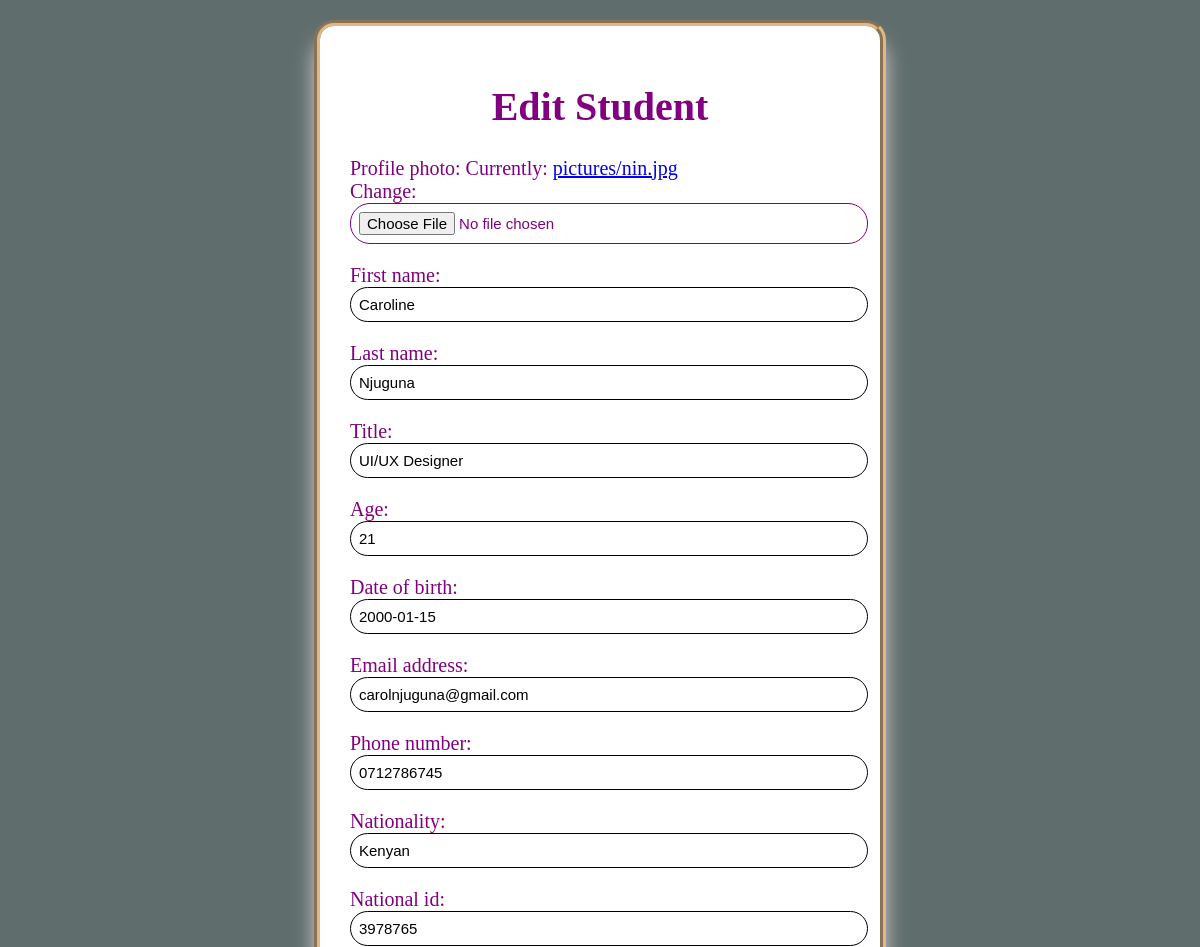
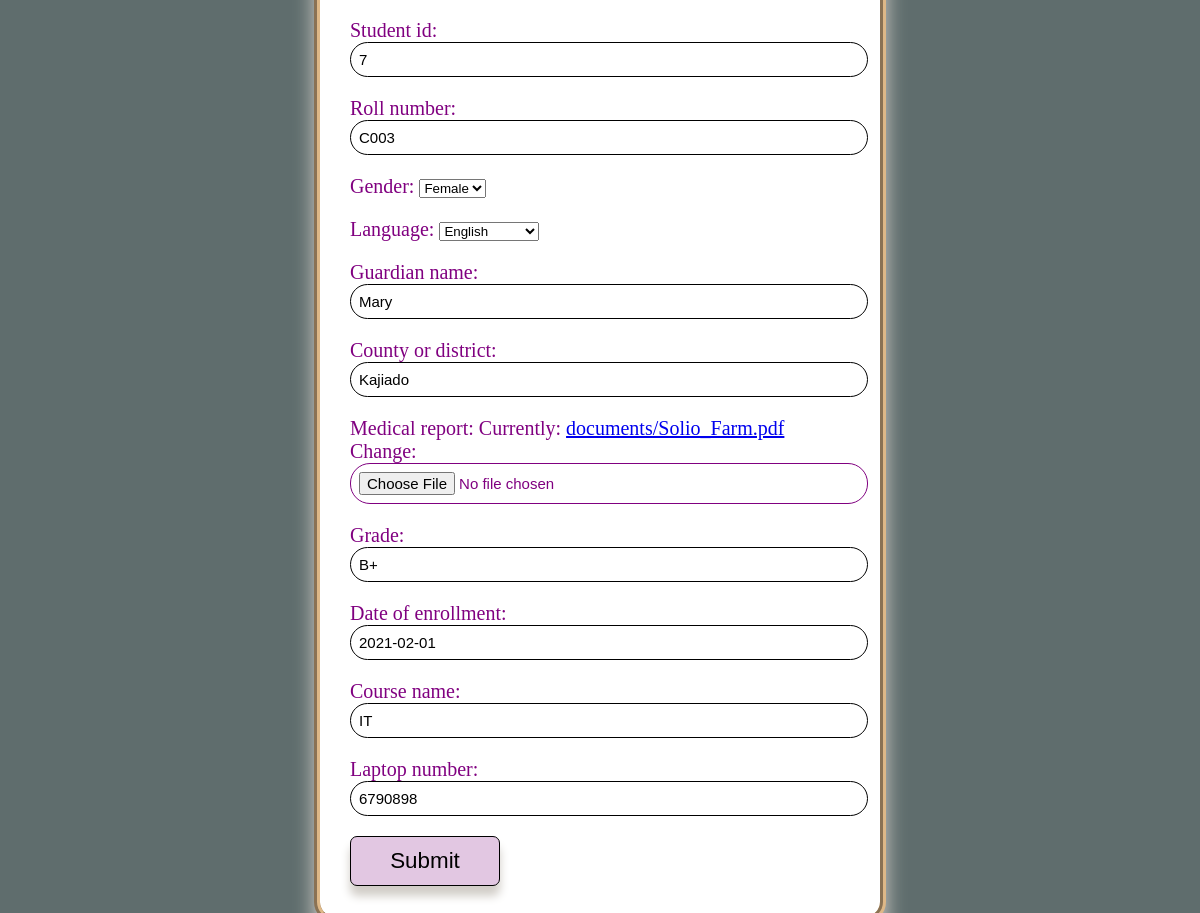
The app's page /student/edit/1/ with its own data (2 pictures, top to bottom).
### student/models.py (models this page shows, shortened)
class Student(models.Model):
    profile_photo=models.ImageField(upload_to="pictures/",null=True)
    first_name=models.CharField(max_length=12,null=True)
    last_name=models.CharField(max_length=12,null=True)
    title=models.CharField(max_length=20,null=True)
    age=models.PositiveSmallIntegerField(null=True)
    date_of_birth=models.DateField(null=True)
    email_address=models.EmailField(null=True)
    phone_number=models.CharField(max_length=13,null=True)
    nationality=models.CharField(max_length=30,null=True)
    national_id=models.CharField(max_length=16,null=True)
    student_id=models.PositiveSmallIntegerField(null=True)
    roll_number=models.CharField(max_length=6,null=True)
    Choices=(
        ('M',"Male"),
        ('F',"Female"),
        ('O','Other')
    )
    gender=models.CharField(max_length=10,choices=Choices,null=True)
    Choices=(
        ('A',"Arabic"),
        ('E',"English"),
        ('F',"French"),
        ('K',"Kiswahili"),
        ('Ki',"Kinyarwanda")
    )
    language=models.CharField(max_length=10,choices=Choices,null=True)
    guardian_name=models.CharField(max_length=35,null=True)
    county_or_district=models.CharField(max_length=25,null=True)
    medical_report=models.FileField(upload_to='documents/',null=True)
    grade=models.CharField(max_length=3,null=True)
    date_of_enrollment=models.DateField(null=True)
    course_name=models.CharField(max_length=30,null=True)
    laptop_number=models.CharField(max_length=15,null=True)

### student/views.py (the view)
# urls.py: path('edit/<int:id>/',edit_student,name="edit_student"),
def edit_student(request,id):
    student=Student.objects.get(id=id)
    if request.method=="POST":
        form=StudentRegistrationForm(request.POST,instance=student)
        if form.is_valid():
            form.save()
        return redirect("student_profile",id=student.id)
    else:
        form=StudentRegistrationForm(instance=student)
        return render(request,"edit_student.html",{"form":form})

### student/forms.py
class StudentRegistrationForm(forms.ModelForm):
    class Meta():
        model=Student
        fields=('__all__')

### student/templates/edit_student.html (shortened to what this page needs)
<!DOCTYPE html>
<html lang="en">
<head>
</head>
<body>
   <div class="wrap">
       <div class="form">
    <form method="POST" enctype="multipart/form-data">
        <h1>Edit Student </h1>
        {{form.as_p}}
        <input type="submit" value="Submit" id="button">
    </form>
    </div>
    </div>
</body>
</html>

### student/templates/edit_student.html (style rules this page uses)
h1 { text-align: center; }
body { background-color:rgb(95, 109, 109); align-items: center; justify-content: center; font-size: 20px; color:purple; }
input { width: 100%; outline: none; border: 1px solid ; font-size: 15px; padding: 8px 8px; border-radius: 20px; }
.wrap { max-width: 500px; width: 80%; background: #fff; margin: 20px auto; padding: 30px; box-shadow: transparent; border-radius: 20px; border: 6px groove burlywood; box-shadow: 0px 20px 20px rgb(209, 205, 199); }
#button { background-color:rgb(226, 199, 226); top: 30px; height: 50px; width :30%; border-radius: 7px; align-items: center; font-size: 1.4rem; box-shadow: 0px 10px 10px rgb(209, 205, 199); }

### records on screen
Student: first_name "Caroline", last_name "Njuguna", title "UI/UX Designer", age "21", date_of_birth "2000-01-15", email_address "carolnjuguna@gmail.com", phone_number "0712786745", nationality "Kenyan", national_id "3978765", student_id "7", roll_number "C003", gender "Female", language "English", guardian_name "Mary", county_or_district "Kajiado", grade "B+", date_of_enrollment "2021-02-01", course_name "IT", laptop_number "6790898"
